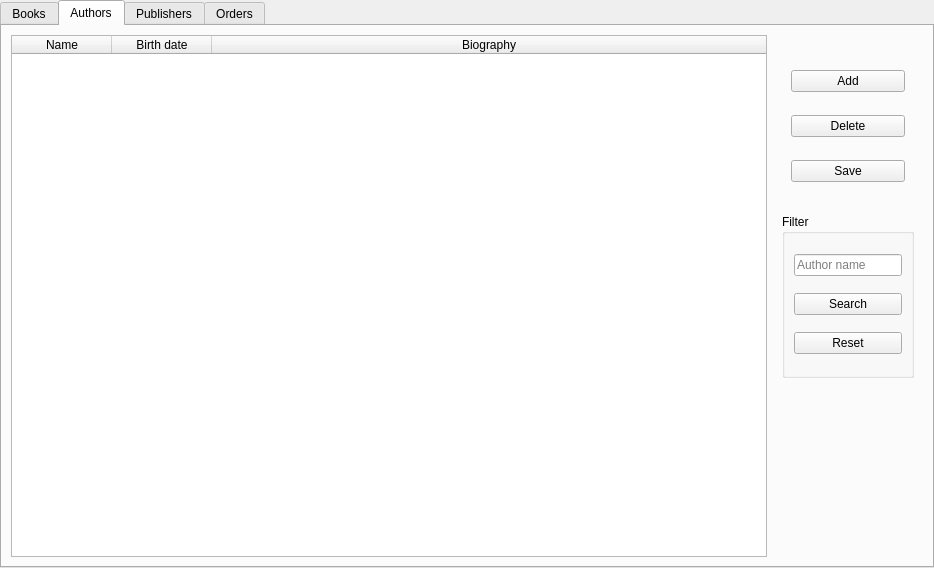
<?xml version="1.0" encoding="UTF-8"?>
<ui version="4.0">
 <class>librarianForm</class>
 <widget class="QWidget" name="librarianForm">
  <property name="geometry">
   <rect>
    <x>0</x>
    <y>0</y>
    <width>934</width>
    <height>568</height>
   </rect>
  </property>
  <property name="windowTitle">
   <string>Library: Librarian</string>
  </property>
  <layout class="QHBoxLayout" name="horizontalLayout">
   <property name="spacing">
    <number>0</number>
   </property>
   <property name="leftMargin">
    <number>0</number>
   </property>
   <property name="topMargin">
    <number>0</number>
   </property>
   <property name="rightMargin">
    <number>0</number>
   </property>
   <property name="bottomMargin">
    <number>0</number>
   </property>
   <item>
    <widget class="QTabWidget" name="tabWidget">
     <property name="currentIndex">
      <number>1</number>
     </property>
     <property name="elideMode">
      <enum>Qt::ElideMiddle</enum>
     </property>
     <widget class="QWidget" name="booksTab">
      <property name="cursor">
       <cursorShape>ArrowCursor</cursorShape>
      </property>
      <attribute name="title">
       <string>Books</string>
      </attribute>
      <layout class="QHBoxLayout" name="horizontalLayout_2">
       <property name="spacing">
        <number>0</number>
       </property>
       <item>
        <widget class="QTableWidget" name="booksTable">
         <property name="sizeAdjustPolicy">
          <enum>QAbstractScrollArea::AdjustIgnored</enum>
         </property>
         <property name="tabKeyNavigation">
          <bool>false</bool>
         </property>
         <property name="showDropIndicator" stdset="0">
          <bool>true</bool>
         </property>
         <property name="dragDropOverwriteMode">
          <bool>false</bool>
         </property>
         <property name="selectionMode">
          <enum>QAbstractItemView::SingleSelection</enum>
         </property>
         <property name="selectionBehavior">
          <enum>QAbstractItemView::SelectRows</enum>
         </property>
         <attribute name="horizontalHeaderCascadingSectionResizes">
          <bool>false</bool>
         </attribute>
         <attribute name="horizontalHeaderStretchLastSection">
          <bool>true</bool>
         </attribute>
         <column>
          <property name="text">
           <string>Name</string>
          </property>
         </column>
         <column>
          <property name="text">
           <string>Genres</string>
          </property>
         </column>
         <column>
          <property name="text">
           <string>Page count</string>
          </property>
         </column>
         <column>
          <property name="text">
           <string>Author</string>
          </property>
         </column>
         <column>
          <property name="text">
           <string>Publisher</string>
          </property>
         </column>
         <column>
          <property name="text">
           <string>Count</string>
          </property>
         </column>
         <column>
          <property name="text">
           <string>Price</string>
          </property>
         </column>
        </widget>
       </item>
       <item>
        <widget class="QWidget" name="widget" native="true">
         <layout class="QVBoxLayout" name="verticalLayout_2">
          <item>
           <widget class="QWidget" name="widget_2" native="true">
            <layout class="QVBoxLayout" name="verticalLayout">
             <item>
              <widget class="QPushButton" name="pushButton">
               <property name="cursor">
                <cursorShape>PointingHandCursor</cursorShape>
               </property>
               <property name="text">
                <string>Add</string>
               </property>
              </widget>
             </item>
             <item>
              <widget class="QPushButton" name="pushButton_11">
               <property name="cursor">
                <cursorShape>PointingHandCursor</cursorShape>
               </property>
               <property name="text">
                <string>Delete</string>
               </property>
              </widget>
             </item>
             <item>
              <widget class="QPushButton" name="pushButton_2">
               <property name="cursor">
                <cursorShape>PointingHandCursor</cursorShape>
               </property>
               <property name="text">
                <string>Save</string>
               </property>
              </widget>
             </item>
            </layout>
           </widget>
          </item>
          <item>
           <widget class="QWidget" name="widget_4" native="true">
            <layout class="QVBoxLayout" name="verticalLayout_9">
             <property name="spacing">
              <number>0</number>
             </property>
             <property name="leftMargin">
              <number>0</number>
             </property>
             <property name="topMargin">
              <number>0</number>
             </property>
             <property name="rightMargin">
              <number>0</number>
             </property>
             <property name="bottomMargin">
              <number>0</number>
             </property>
             <item>
              <widget class="QGroupBox" name="groupBox">
               <property name="title">
                <string>Filters</string>
               </property>
               <layout class="QVBoxLayout" name="verticalLayout_10">
                <item alignment="Qt::AlignHCenter">
                 <widget class="QLineEdit" name="nameFilterEdit">
                  <property name="placeholderText">
                   <string>Book name</string>
                  </property>
                 </widget>
                </item>
                <item alignment="Qt::AlignHCenter">
                 <widget class="QLineEdit" name="genreFilterEdit">
                  <property name="placeholderText">
                   <string>Genres</string>
                  </property>
                 </widget>
                </item>
                <item>
                 <widget class="QLabel" name="label">
                  <property name="text">
                   <string>Author name</string>
                  </property>
                 </widget>
                </item>
                <item>
                 <widget class="QComboBox" name="authorsList">
                  <property name="editable">
                   <bool>true</bool>
                  </property>
                  <item>
                   <property name="text">
                    <string/>
                   </property>
                  </item>
                 </widget>
                </item>
                <item>
                 <widget class="QLabel" name="label_2">
                  <property name="text">
                   <string>Publisher</string>
                  </property>
                 </widget>
                </item>
                <item>
                 <widget class="QComboBox" name="publishersList">
                  <property name="editable">
                   <bool>true</bool>
                  </property>
                  <item>
                   <property name="text">
                    <string/>
                   </property>
                  </item>
                 </widget>
                </item>
                <item>
                 <widget class="QPushButton" name="pushButton_14">
                  <property name="cursor">
                   <cursorShape>PointingHandCursor</cursorShape>
                  </property>
                  <property name="text">
                   <string>Search</string>
                  </property>
                 </widget>
                </item>
                <item>
                 <widget class="QPushButton" name="pushButton_18">
                  <property name="cursor">
                   <cursorShape>PointingHandCursor</cursorShape>
                  </property>
                  <property name="text">
                   <string>Reset</string>
                  </property>
                 </widget>
                </item>
               </layout>
              </widget>
             </item>
            </layout>
           </widget>
          </item>
          <item>
           <widget class="QWidget" name="widget_3" native="true"/>
          </item>
         </layout>
        </widget>
       </item>
      </layout>
     </widget>
     <widget class="QWidget" name="authorsTab">
      <attribute name="title">
       <string>Authors</string>
      </attribute>
      <layout class="QHBoxLayout" name="horizontalLayout_3">
       <item>
        <widget class="QTableWidget" name="authorsTable">
         <attribute name="horizontalHeaderStretchLastSection">
          <bool>true</bool>
         </attribute>
         <column>
          <property name="text">
           <string>Name</string>
          </property>
         </column>
         <column>
          <property name="text">
           <string>Birth date</string>
          </property>
         </column>
         <column>
          <property name="text">
           <string>Biography</string>
          </property>
         </column>
        </widget>
       </item>
       <item>
        <widget class="QWidget" name="widget_5" native="true">
         <layout class="QVBoxLayout" name="verticalLayout_3">
          <item>
           <widget class="QWidget" name="widget_9" native="true">
            <layout class="QVBoxLayout" name="verticalLayout_4">
             <item>
              <widget class="QPushButton" name="pushButton_5">
               <property name="cursor">
                <cursorShape>PointingHandCursor</cursorShape>
               </property>
               <property name="text">
                <string>Add</string>
               </property>
              </widget>
             </item>
             <item>
              <widget class="QPushButton" name="pushButton_12">
               <property name="cursor">
                <cursorShape>PointingHandCursor</cursorShape>
               </property>
               <property name="text">
                <string>Delete</string>
               </property>
              </widget>
             </item>
             <item>
              <widget class="QPushButton" name="pushButton_6">
               <property name="cursor">
                <cursorShape>PointingHandCursor</cursorShape>
               </property>
               <property name="text">
                <string>Save</string>
               </property>
              </widget>
             </item>
            </layout>
           </widget>
          </item>
          <item>
           <widget class="QWidget" name="widget_10" native="true">
            <layout class="QVBoxLayout" name="verticalLayout_13">
             <property name="spacing">
              <number>0</number>
             </property>
             <property name="leftMargin">
              <number>0</number>
             </property>
             <property name="topMargin">
              <number>0</number>
             </property>
             <property name="rightMargin">
              <number>0</number>
             </property>
             <property name="bottomMargin">
              <number>0</number>
             </property>
             <item>
              <widget class="QGroupBox" name="groupBox_2">
               <property name="title">
                <string>Filter</string>
               </property>
               <layout class="QVBoxLayout" name="verticalLayout_12">
                <item alignment="Qt::AlignHCenter">
                 <widget class="QLineEdit" name="lineEdit_9">
                  <property name="placeholderText">
                   <string>Author name</string>
                  </property>
                 </widget>
                </item>
                <item>
                 <widget class="QPushButton" name="pushButton_16">
                  <property name="cursor">
                   <cursorShape>PointingHandCursor</cursorShape>
                  </property>
                  <property name="text">
                   <string>Search</string>
                  </property>
                 </widget>
                </item>
                <item>
                 <widget class="QPushButton" name="pushButton_19">
                  <property name="text">
                   <string>Reset</string>
                  </property>
                 </widget>
                </item>
               </layout>
              </widget>
             </item>
            </layout>
           </widget>
          </item>
          <item>
           <widget class="QWidget" name="widget_11" native="true"/>
          </item>
         </layout>
        </widget>
       </item>
      </layout>
     </widget>
     <widget class="QWidget" name="publishersTab">
      <attribute name="title">
       <string>Publishers</string>
      </attribute>
      <layout class="QHBoxLayout" name="horizontalLayout_4">
       <item>
        <widget class="QTableWidget" name="publishersTable">
         <attribute name="horizontalHeaderStretchLastSection">
          <bool>true</bool>
         </attribute>
         <column>
          <property name="text">
           <string>Name</string>
          </property>
         </column>
         <column>
          <property name="text">
           <string>Creation date</string>
          </property>
         </column>
        </widget>
       </item>
       <item>
        <widget class="QWidget" name="widget_12" native="true">
         <layout class="QVBoxLayout" name="verticalLayout_5">
          <item>
           <widget class="QWidget" name="widget_13" native="true">
            <layout class="QVBoxLayout" name="verticalLayout_6">
             <item>
              <widget class="QPushButton" name="pushButton_7">
               <property name="cursor">
                <cursorShape>PointingHandCursor</cursorShape>
               </property>
               <property name="text">
                <string>Add</string>
               </property>
              </widget>
             </item>
             <item>
              <widget class="QPushButton" name="pushButton_13">
               <property name="cursor">
                <cursorShape>PointingHandCursor</cursorShape>
               </property>
               <property name="text">
                <string>Delete</string>
               </property>
              </widget>
             </item>
             <item>
              <widget class="QPushButton" name="pushButton_8">
               <property name="cursor">
                <cursorShape>PointingHandCursor</cursorShape>
               </property>
               <property name="text">
                <string>Save</string>
               </property>
              </widget>
             </item>
            </layout>
           </widget>
          </item>
          <item>
           <widget class="QWidget" name="widget_14" native="true">
            <layout class="QVBoxLayout" name="verticalLayout_15">
             <property name="spacing">
              <number>0</number>
             </property>
             <property name="leftMargin">
              <number>0</number>
             </property>
             <property name="topMargin">
              <number>0</number>
             </property>
             <property name="rightMargin">
              <number>0</number>
             </property>
             <property name="bottomMargin">
              <number>0</number>
             </property>
             <item>
              <widget class="QGroupBox" name="groupBox_3">
               <property name="title">
                <string>Filter</string>
               </property>
               <layout class="QVBoxLayout" name="verticalLayout_14">
                <item alignment="Qt::AlignHCenter">
                 <widget class="QLineEdit" name="lineEdit_10">
                  <property name="placeholderText">
                   <string>Publisher name</string>
                  </property>
                 </widget>
                </item>
                <item>
                 <widget class="QPushButton" name="pushButton_17">
                  <property name="cursor">
                   <cursorShape>PointingHandCursor</cursorShape>
                  </property>
                  <property name="text">
                   <string>Search</string>
                  </property>
                 </widget>
                </item>
                <item>
                 <widget class="QPushButton" name="pushButton_20">
                  <property name="text">
                   <string>Reset</string>
                  </property>
                 </widget>
                </item>
               </layout>
              </widget>
             </item>
            </layout>
           </widget>
          </item>
          <item>
           <widget class="QWidget" name="widget_15" native="true"/>
          </item>
         </layout>
        </widget>
       </item>
      </layout>
     </widget>
     <widget class="QWidget" name="ordersTab">
      <attribute name="title">
       <string>Orders</string>
      </attribute>
      <layout class="QHBoxLayout" name="horizontalLayout_5">
       <item>
        <widget class="QTableWidget" name="ordersTable">
         <attribute name="horizontalHeaderStretchLastSection">
          <bool>true</bool>
         </attribute>
         <attribute name="verticalHeaderCascadingSectionResizes">
          <bool>false</bool>
         </attribute>
         <attribute name="verticalHeaderShowSortIndicator" stdset="0">
          <bool>true</bool>
         </attribute>
         <attribute name="verticalHeaderStretchLastSection">
          <bool>false</bool>
         </attribute>
         <column>
          <property name="text">
           <string>Customer name</string>
          </property>
         </column>
         <column>
          <property name="text">
           <string>Book name</string>
          </property>
         </column>
         <column>
          <property name="text">
           <string>Order date</string>
          </property>
         </column>
        </widget>
       </item>
       <item>
        <widget class="QWidget" name="widget_16" native="true">
         <layout class="QVBoxLayout" name="verticalLayout_7">
          <item>
           <widget class="QWidget" name="widget_17" native="true">
            <layout class="QVBoxLayout" name="verticalLayout_8">
             <item>
              <widget class="QPushButton" name="pushButton_9">
               <property name="cursor">
                <cursorShape>PointingHandCursor</cursorShape>
               </property>
               <property name="text">
                <string>Delete</string>
               </property>
              </widget>
             </item>
             <item>
              <widget class="QPushButton" name="pushButton_10">
               <property name="cursor">
                <cursorShape>PointingHandCursor</cursorShape>
               </property>
               <property name="text">
                <string>Save</string>
               </property>
              </widget>
             </item>
            </layout>
           </widget>
          </item>
          <item>
           <widget class="QWidget" name="widget_18" native="true"/>
          </item>
          <item>
           <widget class="QWidget" name="widget_19" native="true"/>
          </item>
         </layout>
        </widget>
       </item>
      </layout>
     </widget>
    </widget>
   </item>
  </layout>
 </widget>
 <resources/>
 <connections/>
</ui>
